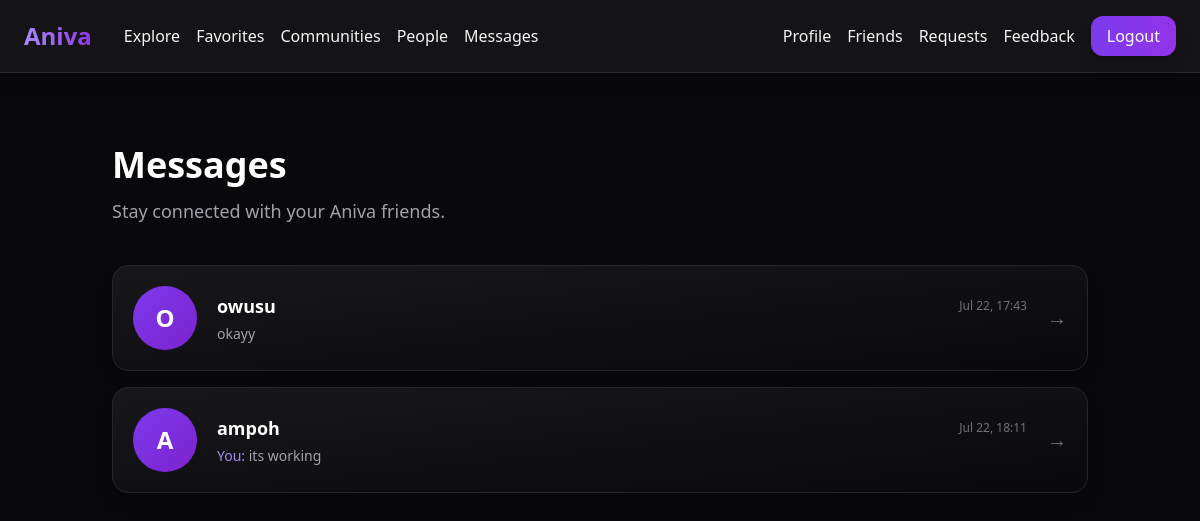
The page /chats/ (signed in) on the database its author committed.
### chats/models.py (models this page shows, shortened)
class Message(models.Model):
    chat = models.ForeignKey(
        Chat,
        on_delete=models.CASCADE,
        related_name='messages'
    )
    sender = models.ForeignKey(
        User,
        on_delete=models.CASCADE,
        related_name='sent_messages'
    )
    content = models.TextField(
        blank=True,
        null=True
    )
    image = models.ImageField(
        upload_to='chat_images/',
        blank=True,
        null=True
    )
    timestamp = models.DateTimeField(
        auto_now_add=True
    )
    is_read = models.BooleanField(
        default=False
    )
    class Meta:
        ordering = ['timestamp']

### chats/views.py (the view)
@login_required
def chat_list(request):
    chats = (
        Chat.objects
        .filter(users=request.user)
        .prefetch_related(
            'messages',
            'users'
        )
        .distinct()
    )
    return render(
        request,
        'chat/chat_list.html',
        {
            'chats': chats
        }
    )

### templates/chat/chat_list.html (shortened to what this page needs)
{% extends 'users/base.html' %}
{% block content %}
<div class="max-w-5xl mx-auto px-6 py-10">
    <div class="mb-10">
        <h1 class="text-4xl font-extrabold text-white mb-3">
            Messages
        </h1>
        <p class="text-zinc-400 text-lg">
            Stay connected with your Aniva friends.
        </p>
    </div>
    {% if chats %}
    <div class="space-y-4">
        {% for chat in chats %}
            {% for u in chat.users.all %}
                {% if u != request.user %}
                <a href="{% url 'chat_detail' u.id %}"
                   class="flex items-center gap-5
                          bg-gradient-to-br
                          from-zinc-900
                          to-zinc-950
                          border border-zinc-800
                          rounded-2xl
                          p-5
                          shadow-lg
                          hover:border-violet-600
                          hover:-translate-y-1
                          transition duration-300">
                    <div class="w-16 h-16 rounded-full
                                bg-gradient-to-br
                                from-violet-600
                                to-purple-700
                                flex items-center justify-center
                                text-2xl
                                font-bold
                                text-white
                                flex-shrink-0">
                        {{ u.username|first|upper }}
                    </div>
                    <div class="flex-1 min-w-0">
                        <div class="flex justify-between items-center mb-1">
                            <h2 class="text-lg font-bold text-white">
                                {{ u.username }}
                            </h2>
                            <span class="text-xs text-zinc-500">
                                {% with chat.messages.last as last_msg %}
                                    {% if last_msg %}
                                        {{ last_msg.timestamp|date:"M d, H:i" }}
                                    {% endif %}
                                {% endwith %}
                            </span>
                        </div>
                        {% with chat.messages.last as last_msg %}
                            {% if last_msg %}
                            <p class="text-sm text-zinc-400 truncate">
                                {% if last_msg.sender == request.user %}
                                    <span class="text-violet-400">
                                        You:
                                    </span>
                                {% endif %}
                                {{ last_msg.content }}
                            </p>
                            {% else %}
                            <p class="text-sm text-zinc-500">
                                Start a conversation
                            </p>
                            {% endif %}
                        {% endwith %}
                    </div>
                    <div class="text-zinc-500 text-xl">
                        →
                    </div>
                </a>
                {% endif %}
            {% endfor %}
        {% endfor %}
    </div>
    {% endif %}
</div>
{% endblock %}

### rows shown on the page
Message: timestamp "Jul 22, 17:43", content "okayy"
Message: timestamp "Jul 22, 18:11", content "its working"

### other values the page prints
{{ u.username|first|upper }} "O"
{{ u.username }} "owusu"
{{ u.username|first|upper }} "A"
{{ u.username }} "ampoh"
